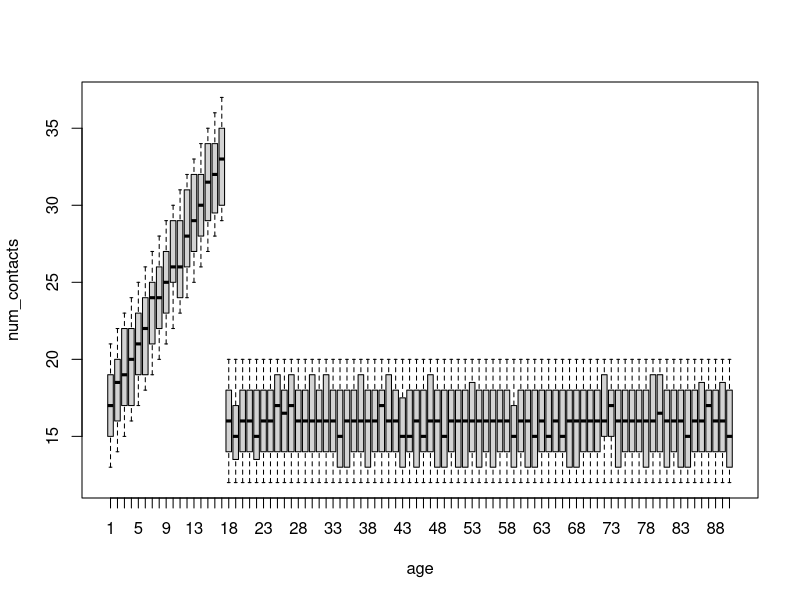

Generate this figure with R:
#############################################################################
# SIMID TUTORIAL: GENERAL ISSUES
#
# This program is free software: you can redistribute it and/or modify
# it under the terms of the GNU General Public License as published by
# the Free Software Foundation, either version 3 of the License, or
# (at your option) any later version.
#
# Copyright (C) 2019 lwillem, SIMID, UNIVERSITY OF ANTWERP, BELGIUM
#############################################################################

# clear workspace
rm(list=ls())

# # set working directory (or open RStudio with this script)
# setwd("C:\User\path\to\the\rcode\folder") ## WINDOWS
# setwd("/Users/path/to/the/rcode/folder") ## MAC


# ###################
#  SETUP
# ###################
print('SETUP PARAMETERS: START')

# set random number generator
rng_seed <- 20190524
set.seed(rng_seed)

# e.g. population details
pop_size      <- 1e4
max_age       <- 90
adult_age     <- 18
gender_male   <- 'M'
gender_female <- 'F'
gender_opt    <- c(gender_male, gender_female)
zipcode_opt   <- c(1000,2160,2640,2018,2110,3000,3500,3520,3590,9000)
community_opt <- 1:30

# e.g. social contact details
mean_num_cnt  <- 16         # population average
dev_num_cnt   <- -4:4       # deviance

#' \newpage
# e.g. create population data
pop_data <- data.frame(id        = 1:pop_size,
                       age       = sample(1:max_age,pop_size,replace = T),
                       gender    = sample(gender_opt,pop_size,replace = T),
                       zipcode   = sample(zipcode_opt,pop_size,replace = T),
                       community = sample(community_opt,pop_size,replace = T))

# e.g. sample number of contacts, based on population average
pop_data$num_contacts <- mean_num_cnt + sample(dev_num_cnt,pop_size,replace=T)

# e.g. children make more contacts, relative to their age
is_child                        <- pop_data$age<adult_age
pop_data$num_contacts[is_child] <- pop_data$num_contacts[is_child] +
                                                    pop_data$age[is_child]

# explore "number of contacts"
boxplot(num_contacts ~ age, data = pop_data)

print('SETUP PARAMETERS: COMPLETE')
#' \newpage
# ################### #
#  SPEED              #
# ################### #
print('SPEED TESTS: START')

# for-loop
pop_data$is_male_adult <- FALSE
for(i_person in 1:pop_size){
  if(pop_data$age[i_person] >= adult_age & pop_data$gender[i_person] == gender_male){
    pop_data$is_male_adult[i_person] <- TRUE
  }
}

# vector operation
pop_data$is_male_adult <- pop_data$age >= adult_age & pop_data$gender == gender_male

# define help function
is_adult <- function(x,adult_age){
  return(x>=adult_age)
  }

# use 'lapply'
dummy <- unlist(lapply(pop_data$age,is_adult,adult_age))

# use vector operation
dummy <- pop_data$age >= adult_age
dummy <- is_adult(pop_data$age,adult_age)

print('SPEED TESTS: COMPLETE')
#' \newpage
# ###################
#  RANDOM NUMBERS
# ###################
print('RANDOM NUMBER SECTION: START')

# SITUATION 1: seed RNG once
set.seed(rng_seed)
age_once          <- sample(1:max_age,pop_size,replace = T)
zipcode_once      <- sample(zipcode_opt,pop_size,replace = T)

# SITUATION 2: seed RNG twice with same value
set.seed(rng_seed)
age_twice      <- sample(1:max_age,pop_size,replace = T)
set.seed(rng_seed)
zipcode_twice  <- sample(zipcode_opt,pop_size,replace = T)

# SITUATION 3: seed RNG multiple times with different seeds
set.seed(rng_seed)
age_multiple      <- sample(1:max_age,pop_size,replace = T)
set.seed(rng_seed+1)
zipcode_multiple  <- sample(zipcode_opt,pop_size,replace = T)

# PEARSON CORRELATION COEFICIENT??
abs(cor(age_once,zipcode_once))
abs(cor(age_twice,zipcode_twice))
abs(cor(age_multiple,zipcode_multiple))  # reproducibility?

print('RANDOM NUMBER SECTION: COMPLETE')
#' \newpage
# ###################
#  PARAMETER SWEEP
# ###################
print('PARAMETER SWEEP: START')

# get all combinations
exp_design_grid <- expand.grid(age       = 1:max_age,
                               gender    = gender_opt,
                               zipcode   = zipcode_opt,
                               community = community_opt)
dim(exp_design_grid)

# load package: latin hypercube sampling
library(lhs)

num_param <- 4
num_exp   <- 10000

# get Latin Hypercube design
exp_design_maximin <- maximinLHS(num_param,num_exp)

# get extended Latin Hypercube design
exp_design_maximin_extended <- maximinLHS(num_param*40,num_exp)
exp_design_random_extended  <- randomLHS(num_param*40,num_exp)

# TODO: tranfer LHD into parameters...
# send an email to lander.willem@uantwerp.be :-)

print('PARAMETER SWEEP: COMPLETE')
#' \newpage
# ###################
#  COPY/PASTE...
# ###################
print('COPY/PASTE: START')

# e.g. column names
col_names <- c('member1','member2','member3','member4','member5','member6','member8',
               'member9','member10','member11','member12','member13')
length(col_names)

# e.g. column names ==> using 'paste'
col_names <- paste0('member',1:13)
length(col_names)

print('COPY/PASTE: COMPLETE')
#' \newpage
# ###################
# COLUMN NAMES...
# ###################
print('COLUMN NAMES: START')

names(pop_data)

# e.g. get mean age
mean(pop_data[,2])

# ... somewhere in the code... or the original data changes...
pop_data <- cbind(1,pop_data)

# get mean age ??
mean(pop_data[,2])
mean(pop_data$age)

print('COLUMN NAMES: COMPLETE')
